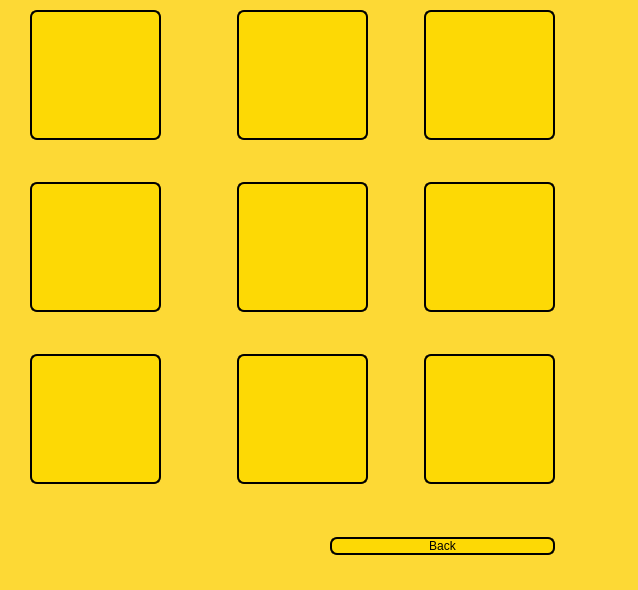
<?xml version="1.0" encoding="UTF-8"?>
<ui version="4.0">
 <class>RemoveWindow</class>
 <widget class="QMainWindow" name="RemoveWindow">
  <property name="geometry">
   <rect>
    <x>0</x>
    <y>0</y>
    <width>638</width>
    <height>590</height>
   </rect>
  </property>
  <property name="windowTitle">
   <string>MainWindow</string>
  </property>
  <widget class="QWidget" name="centralwidget">
   <property name="styleSheet">
    <string notr="true">#centralwidget
{
	background-color: #FDD935;
}

QLabel
{
font: 17pt &quot;Cooper Black&quot;;
}

QPushButton
{
	font: 15pt &quot;Cooper Black&quot;;
	background-color: #FDD905 ;
	border-Radius: 7px;
	border: 2px solid  black;
	
	
		
	
	
	
	
	
	
	
}

QPushButton:hover
{
	border-Radius: 7px;
	border: 4px solid  red;
}

QLineEdit
{
	font: 19pt &quot;MV Boli&quot;;
}

</string>
   </property>
   <widget class="QWidget" name="verticalLayoutWidget">
    <property name="geometry">
     <rect>
      <x>30</x>
      <y>10</y>
      <width>558</width>
      <height>674</height>
     </rect>
    </property>
    <property name="sizePolicy">
     <sizepolicy hsizetype="Expanding" vsizetype="Preferred">
      <horstretch>0</horstretch>
      <verstretch>0</verstretch>
     </sizepolicy>
    </property>
    <property name="minimumSize">
     <size>
      <width>0</width>
      <height>130</height>
     </size>
    </property>
    <layout class="QVBoxLayout" name="verticalLayout">
     <property name="sizeConstraint">
      <enum>QLayout::SetFixedSize</enum>
     </property>
     <item>
      <layout class="QHBoxLayout" name="horizontalLayout_2">
       <property name="topMargin">
        <number>0</number>
       </property>
       <item>
        <widget class="QPushButton" name="pushButton_1">
         <property name="sizePolicy">
          <sizepolicy hsizetype="Fixed" vsizetype="Fixed">
           <horstretch>0</horstretch>
           <verstretch>0</verstretch>
          </sizepolicy>
         </property>
         <property name="minimumSize">
          <size>
           <width>131</width>
           <height>130</height>
          </size>
         </property>
         <property name="maximumSize">
          <size>
           <width>131</width>
           <height>130</height>
          </size>
         </property>
         <property name="styleSheet">
          <string notr="true">background-image: url(:/Icons/PL.jpg);</string>
         </property>
         <property name="text">
          <string/>
         </property>
        </widget>
       </item>
       <item>
        <spacer name="horizontalSpacer_2">
         <property name="orientation">
          <enum>Qt::Horizontal</enum>
         </property>
         <property name="sizeType">
          <enum>QSizePolicy::Fixed</enum>
         </property>
         <property name="sizeHint" stdset="0">
          <size>
           <width>70</width>
           <height>20</height>
          </size>
         </property>
        </spacer>
       </item>
       <item>
        <widget class="QPushButton" name="pushButton_2">
         <property name="sizePolicy">
          <sizepolicy hsizetype="Fixed" vsizetype="Fixed">
           <horstretch>0</horstretch>
           <verstretch>0</verstretch>
          </sizepolicy>
         </property>
         <property name="minimumSize">
          <size>
           <width>131</width>
           <height>130</height>
          </size>
         </property>
         <property name="maximumSize">
          <size>
           <width>131</width>
           <height>130</height>
          </size>
         </property>
         <property name="styleSheet">
          <string notr="true">background-image: url(:/Icons/PL.jpg);</string>
         </property>
         <property name="text">
          <string/>
         </property>
        </widget>
       </item>
       <item>
        <spacer name="horizontalSpacer_11">
         <property name="orientation">
          <enum>Qt::Horizontal</enum>
         </property>
         <property name="sizeType">
          <enum>QSizePolicy::Expanding</enum>
         </property>
         <property name="sizeHint" stdset="0">
          <size>
           <width>50</width>
           <height>20</height>
          </size>
         </property>
        </spacer>
       </item>
       <item>
        <widget class="QPushButton" name="pushButton_3">
         <property name="sizePolicy">
          <sizepolicy hsizetype="Fixed" vsizetype="Fixed">
           <horstretch>0</horstretch>
           <verstretch>0</verstretch>
          </sizepolicy>
         </property>
         <property name="minimumSize">
          <size>
           <width>131</width>
           <height>130</height>
          </size>
         </property>
         <property name="maximumSize">
          <size>
           <width>131</width>
           <height>130</height>
          </size>
         </property>
         <property name="styleSheet">
          <string notr="true">background-image: url(:/Icons/PL.jpg);</string>
         </property>
         <property name="text">
          <string/>
         </property>
        </widget>
       </item>
      </layout>
     </item>
     <item>
      <layout class="QHBoxLayout" name="horizontalLayout_9">
       <property name="topMargin">
        <number>10</number>
       </property>
       <item>
        <widget class="QLabel" name="label_1">
         <property name="sizePolicy">
          <sizepolicy hsizetype="Fixed" vsizetype="Preferred">
           <horstretch>0</horstretch>
           <verstretch>0</verstretch>
          </sizepolicy>
         </property>
         <property name="minimumSize">
          <size>
           <width>131</width>
           <height>0</height>
          </size>
         </property>
         <property name="maximumSize">
          <size>
           <width>131</width>
           <height>16777215</height>
          </size>
         </property>
         <property name="text">
          <string/>
         </property>
         <property name="alignment">
          <set>Qt::AlignCenter</set>
         </property>
        </widget>
       </item>
       <item>
        <spacer name="horizontalSpacer_13">
         <property name="orientation">
          <enum>Qt::Horizontal</enum>
         </property>
         <property name="sizeType">
          <enum>QSizePolicy::Fixed</enum>
         </property>
         <property name="sizeHint" stdset="0">
          <size>
           <width>70</width>
           <height>20</height>
          </size>
         </property>
        </spacer>
       </item>
       <item>
        <widget class="QLabel" name="label_2">
         <property name="sizePolicy">
          <sizepolicy hsizetype="Fixed" vsizetype="Preferred">
           <horstretch>0</horstretch>
           <verstretch>0</verstretch>
          </sizepolicy>
         </property>
         <property name="minimumSize">
          <size>
           <width>131</width>
           <height>0</height>
          </size>
         </property>
         <property name="maximumSize">
          <size>
           <width>131</width>
           <height>16777215</height>
          </size>
         </property>
         <property name="text">
          <string/>
         </property>
         <property name="alignment">
          <set>Qt::AlignCenter</set>
         </property>
        </widget>
       </item>
       <item>
        <spacer name="horizontalSpacer_12">
         <property name="orientation">
          <enum>Qt::Horizontal</enum>
         </property>
         <property name="sizeType">
          <enum>QSizePolicy::Expanding</enum>
         </property>
         <property name="sizeHint" stdset="0">
          <size>
           <width>50</width>
           <height>20</height>
          </size>
         </property>
        </spacer>
       </item>
       <item>
        <widget class="QLabel" name="label_3">
         <property name="sizePolicy">
          <sizepolicy hsizetype="Fixed" vsizetype="Preferred">
           <horstretch>0</horstretch>
           <verstretch>0</verstretch>
          </sizepolicy>
         </property>
         <property name="minimumSize">
          <size>
           <width>131</width>
           <height>0</height>
          </size>
         </property>
         <property name="maximumSize">
          <size>
           <width>131</width>
           <height>16777215</height>
          </size>
         </property>
         <property name="text">
          <string/>
         </property>
         <property name="alignment">
          <set>Qt::AlignCenter</set>
         </property>
        </widget>
       </item>
      </layout>
     </item>
     <item>
      <layout class="QHBoxLayout" name="horizontalLayout_4">
       <property name="topMargin">
        <number>0</number>
       </property>
       <item>
        <widget class="QPushButton" name="pushButton_4">
         <property name="sizePolicy">
          <sizepolicy hsizetype="Fixed" vsizetype="Fixed">
           <horstretch>0</horstretch>
           <verstretch>0</verstretch>
          </sizepolicy>
         </property>
         <property name="minimumSize">
          <size>
           <width>131</width>
           <height>130</height>
          </size>
         </property>
         <property name="maximumSize">
          <size>
           <width>131</width>
           <height>130</height>
          </size>
         </property>
         <property name="styleSheet">
          <string notr="true">background-image: url(:/Icons/PL.jpg);</string>
         </property>
         <property name="text">
          <string/>
         </property>
        </widget>
       </item>
       <item>
        <spacer name="horizontalSpacer_5">
         <property name="orientation">
          <enum>Qt::Horizontal</enum>
         </property>
         <property name="sizeType">
          <enum>QSizePolicy::Fixed</enum>
         </property>
         <property name="sizeHint" stdset="0">
          <size>
           <width>70</width>
           <height>20</height>
          </size>
         </property>
        </spacer>
       </item>
       <item>
        <widget class="QPushButton" name="pushButton_5">
         <property name="sizePolicy">
          <sizepolicy hsizetype="Fixed" vsizetype="Fixed">
           <horstretch>0</horstretch>
           <verstretch>0</verstretch>
          </sizepolicy>
         </property>
         <property name="minimumSize">
          <size>
           <width>131</width>
           <height>130</height>
          </size>
         </property>
         <property name="maximumSize">
          <size>
           <width>131</width>
           <height>130</height>
          </size>
         </property>
         <property name="styleSheet">
          <string notr="true">background-image: url(:/Icons/PL.jpg);</string>
         </property>
         <property name="text">
          <string/>
         </property>
        </widget>
       </item>
       <item>
        <spacer name="horizontalSpacer_6">
         <property name="orientation">
          <enum>Qt::Horizontal</enum>
         </property>
         <property name="sizeType">
          <enum>QSizePolicy::Expanding</enum>
         </property>
         <property name="sizeHint" stdset="0">
          <size>
           <width>50</width>
           <height>20</height>
          </size>
         </property>
        </spacer>
       </item>
       <item>
        <widget class="QPushButton" name="pushButton_6">
         <property name="sizePolicy">
          <sizepolicy hsizetype="Fixed" vsizetype="Fixed">
           <horstretch>0</horstretch>
           <verstretch>0</verstretch>
          </sizepolicy>
         </property>
         <property name="minimumSize">
          <size>
           <width>131</width>
           <height>130</height>
          </size>
         </property>
         <property name="maximumSize">
          <size>
           <width>131</width>
           <height>130</height>
          </size>
         </property>
         <property name="styleSheet">
          <string notr="true">background-image: url(:/Icons/PL.jpg);</string>
         </property>
         <property name="text">
          <string/>
         </property>
        </widget>
       </item>
      </layout>
     </item>
     <item>
      <layout class="QHBoxLayout" name="horizontalLayout_12">
       <property name="topMargin">
        <number>10</number>
       </property>
       <item>
        <widget class="QLabel" name="label_4">
         <property name="sizePolicy">
          <sizepolicy hsizetype="Fixed" vsizetype="Preferred">
           <horstretch>0</horstretch>
           <verstretch>0</verstretch>
          </sizepolicy>
         </property>
         <property name="minimumSize">
          <size>
           <width>131</width>
           <height>0</height>
          </size>
         </property>
         <property name="maximumSize">
          <size>
           <width>131</width>
           <height>16777215</height>
          </size>
         </property>
         <property name="text">
          <string/>
         </property>
         <property name="alignment">
          <set>Qt::AlignCenter</set>
         </property>
        </widget>
       </item>
       <item>
        <spacer name="horizontalSpacer_14">
         <property name="orientation">
          <enum>Qt::Horizontal</enum>
         </property>
         <property name="sizeType">
          <enum>QSizePolicy::Fixed</enum>
         </property>
         <property name="sizeHint" stdset="0">
          <size>
           <width>70</width>
           <height>20</height>
          </size>
         </property>
        </spacer>
       </item>
       <item>
        <widget class="QLabel" name="label_5">
         <property name="sizePolicy">
          <sizepolicy hsizetype="Fixed" vsizetype="Preferred">
           <horstretch>0</horstretch>
           <verstretch>0</verstretch>
          </sizepolicy>
         </property>
         <property name="minimumSize">
          <size>
           <width>131</width>
           <height>0</height>
          </size>
         </property>
         <property name="maximumSize">
          <size>
           <width>131</width>
           <height>16777215</height>
          </size>
         </property>
         <property name="text">
          <string/>
         </property>
         <property name="alignment">
          <set>Qt::AlignCenter</set>
         </property>
        </widget>
       </item>
       <item>
        <spacer name="horizontalSpacer_7">
         <property name="orientation">
          <enum>Qt::Horizontal</enum>
         </property>
         <property name="sizeType">
          <enum>QSizePolicy::Expanding</enum>
         </property>
         <property name="sizeHint" stdset="0">
          <size>
           <width>50</width>
           <height>20</height>
          </size>
         </property>
        </spacer>
       </item>
       <item>
        <widget class="QLabel" name="label_6">
         <property name="sizePolicy">
          <sizepolicy hsizetype="Fixed" vsizetype="Preferred">
           <horstretch>0</horstretch>
           <verstretch>0</verstretch>
          </sizepolicy>
         </property>
         <property name="minimumSize">
          <size>
           <width>131</width>
           <height>0</height>
          </size>
         </property>
         <property name="maximumSize">
          <size>
           <width>131</width>
           <height>16777215</height>
          </size>
         </property>
         <property name="text">
          <string/>
         </property>
         <property name="alignment">
          <set>Qt::AlignCenter</set>
         </property>
        </widget>
       </item>
      </layout>
     </item>
     <item>
      <layout class="QHBoxLayout" name="horizontalLayout_6">
       <property name="topMargin">
        <number>0</number>
       </property>
       <item>
        <widget class="QPushButton" name="pushButton_7">
         <property name="sizePolicy">
          <sizepolicy hsizetype="Fixed" vsizetype="Fixed">
           <horstretch>0</horstretch>
           <verstretch>0</verstretch>
          </sizepolicy>
         </property>
         <property name="minimumSize">
          <size>
           <width>131</width>
           <height>130</height>
          </size>
         </property>
         <property name="maximumSize">
          <size>
           <width>131</width>
           <height>130</height>
          </size>
         </property>
         <property name="styleSheet">
          <string notr="true">background-image: url(:/Icons/PL.jpg);</string>
         </property>
         <property name="text">
          <string/>
         </property>
        </widget>
       </item>
       <item>
        <spacer name="horizontalSpacer_9">
         <property name="orientation">
          <enum>Qt::Horizontal</enum>
         </property>
         <property name="sizeType">
          <enum>QSizePolicy::Fixed</enum>
         </property>
         <property name="sizeHint" stdset="0">
          <size>
           <width>70</width>
           <height>20</height>
          </size>
         </property>
        </spacer>
       </item>
       <item>
        <widget class="QPushButton" name="pushButton_8">
         <property name="sizePolicy">
          <sizepolicy hsizetype="Fixed" vsizetype="Fixed">
           <horstretch>0</horstretch>
           <verstretch>0</verstretch>
          </sizepolicy>
         </property>
         <property name="minimumSize">
          <size>
           <width>131</width>
           <height>130</height>
          </size>
         </property>
         <property name="maximumSize">
          <size>
           <width>131</width>
           <height>130</height>
          </size>
         </property>
         <property name="styleSheet">
          <string notr="true">background-image: url(:/Icons/PL.jpg);</string>
         </property>
         <property name="text">
          <string/>
         </property>
        </widget>
       </item>
       <item>
        <spacer name="horizontalSpacer_8">
         <property name="orientation">
          <enum>Qt::Horizontal</enum>
         </property>
         <property name="sizeType">
          <enum>QSizePolicy::Expanding</enum>
         </property>
         <property name="sizeHint" stdset="0">
          <size>
           <width>50</width>
           <height>20</height>
          </size>
         </property>
        </spacer>
       </item>
       <item>
        <widget class="QPushButton" name="pushButton_9">
         <property name="sizePolicy">
          <sizepolicy hsizetype="Fixed" vsizetype="Fixed">
           <horstretch>0</horstretch>
           <verstretch>0</verstretch>
          </sizepolicy>
         </property>
         <property name="minimumSize">
          <size>
           <width>131</width>
           <height>130</height>
          </size>
         </property>
         <property name="maximumSize">
          <size>
           <width>131</width>
           <height>130</height>
          </size>
         </property>
         <property name="styleSheet">
          <string notr="true">background-image: url(:/Icons/PL.jpg);</string>
         </property>
         <property name="text">
          <string/>
         </property>
        </widget>
       </item>
      </layout>
     </item>
     <item>
      <layout class="QHBoxLayout" name="horizontalLayout_11">
       <property name="topMargin">
        <number>10</number>
       </property>
       <item>
        <widget class="QLabel" name="label_7">
         <property name="sizePolicy">
          <sizepolicy hsizetype="Fixed" vsizetype="Preferred">
           <horstretch>0</horstretch>
           <verstretch>0</verstretch>
          </sizepolicy>
         </property>
         <property name="minimumSize">
          <size>
           <width>131</width>
           <height>0</height>
          </size>
         </property>
         <property name="maximumSize">
          <size>
           <width>131</width>
           <height>16777215</height>
          </size>
         </property>
         <property name="text">
          <string/>
         </property>
         <property name="alignment">
          <set>Qt::AlignCenter</set>
         </property>
        </widget>
       </item>
       <item>
        <spacer name="horizontalSpacer_16">
         <property name="orientation">
          <enum>Qt::Horizontal</enum>
         </property>
         <property name="sizeType">
          <enum>QSizePolicy::Fixed</enum>
         </property>
         <property name="sizeHint" stdset="0">
          <size>
           <width>70</width>
           <height>20</height>
          </size>
         </property>
        </spacer>
       </item>
       <item>
        <widget class="QLabel" name="label_8">
         <property name="sizePolicy">
          <sizepolicy hsizetype="Fixed" vsizetype="Preferred">
           <horstretch>0</horstretch>
           <verstretch>0</verstretch>
          </sizepolicy>
         </property>
         <property name="minimumSize">
          <size>
           <width>131</width>
           <height>0</height>
          </size>
         </property>
         <property name="maximumSize">
          <size>
           <width>131</width>
           <height>16777215</height>
          </size>
         </property>
         <property name="text">
          <string/>
         </property>
         <property name="alignment">
          <set>Qt::AlignCenter</set>
         </property>
        </widget>
       </item>
       <item>
        <spacer name="horizontalSpacer_18">
         <property name="orientation">
          <enum>Qt::Horizontal</enum>
         </property>
         <property name="sizeType">
          <enum>QSizePolicy::Expanding</enum>
         </property>
         <property name="sizeHint" stdset="0">
          <size>
           <width>50</width>
           <height>20</height>
          </size>
         </property>
        </spacer>
       </item>
       <item>
        <widget class="QLabel" name="label_9">
         <property name="sizePolicy">
          <sizepolicy hsizetype="Fixed" vsizetype="Preferred">
           <horstretch>0</horstretch>
           <verstretch>0</verstretch>
          </sizepolicy>
         </property>
         <property name="minimumSize">
          <size>
           <width>131</width>
           <height>0</height>
          </size>
         </property>
         <property name="maximumSize">
          <size>
           <width>131</width>
           <height>16777215</height>
          </size>
         </property>
         <property name="text">
          <string/>
         </property>
         <property name="alignment">
          <set>Qt::AlignCenter</set>
         </property>
        </widget>
       </item>
      </layout>
     </item>
     <item>
      <layout class="QHBoxLayout" name="horizontalLayout">
       <property name="topMargin">
        <number>10</number>
       </property>
       <item>
        <spacer name="horizontalSpacer">
         <property name="orientation">
          <enum>Qt::Horizontal</enum>
         </property>
         <property name="sizeType">
          <enum>QSizePolicy::Fixed</enum>
         </property>
         <property name="sizeHint" stdset="0">
          <size>
           <width>300</width>
           <height>20</height>
          </size>
         </property>
        </spacer>
       </item>
       <item>
        <widget class="QPushButton" name="back2Button">
         <property name="styleSheet">
          <string notr="true">QPushButton
{
	font: 15pt &quot;Cooper Black&quot;;
	background-color: #FDD905 ;
	border-Radius: 7px;
	border: 2px solid  black;
}

QPushButton:hover{
color: #FDD905;
	background-color: rgb(0, 0, 0);
}</string>
         </property>
         <property name="text">
          <string>Back</string>
         </property>
        </widget>
       </item>
      </layout>
     </item>
     <item>
      <spacer name="verticalSpacer">
       <property name="orientation">
        <enum>Qt::Vertical</enum>
       </property>
       <property name="sizeHint" stdset="0">
        <size>
         <width>20</width>
         <height>40</height>
        </size>
       </property>
      </spacer>
     </item>
    </layout>
   </widget>
  </widget>
 </widget>
 <resources/>
 <connections/>
</ui>
